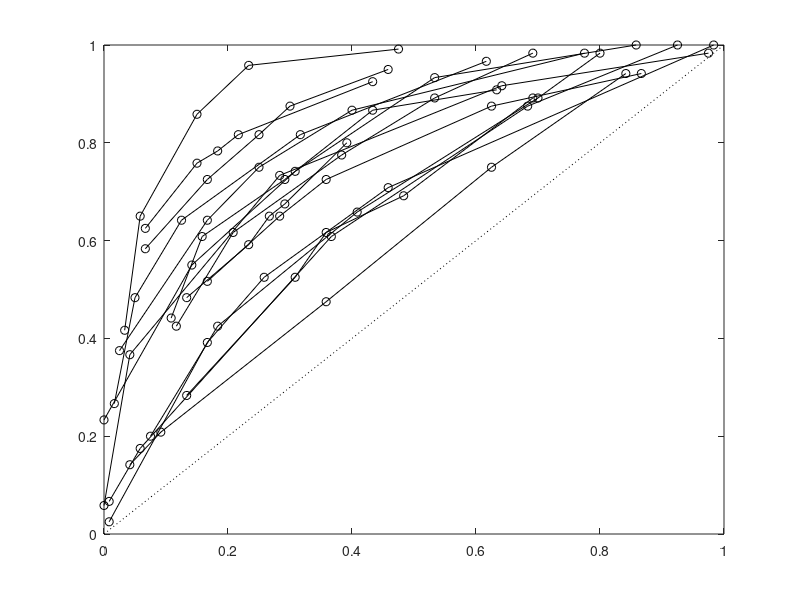

Write MATLAB code to recreate this figure.
%% Get Data Ready
% TM
% 3/11/24


clc
clear
close all

cd('/Users/macpro/Mack/Data_WM_ROC/XieZhang2017b')

load('DataAll_ROC_Pk_Exp4.mat')

Nsubj = length(DataAll);
maxr = 6;
DataAllHAHA = cell(Nsubj,1);
for subj = 1:Nsubj
    data_now = DataAll{subj};
    Nsame_all = sum(data_now.IsSame == 1);
    Nchange_all = sum(data_now.IsSame == 0);
    % check
    if (Nsame_all + Nchange_all) ~= length(data_now.IsSame)
        error('hahaha')
    end
    Nhit_now = zeros(1,maxr);
    Nfa_now = zeros(1,maxr);
    Nfa_now(1) = Nchange_all;
    Nhit_now(1) = Nsame_all;
    for r = maxr:-1:2
        trial_id_hit = data_now.Rating >= r & data_now.IsSame == 0;
        Nhit_now(r) = sum(trial_id_hit);
        trial_id_fa = data_now.Rating >= r & data_now.IsSame == 1;
        Nfa_now(r) = sum(trial_id_fa);
    end
    plot(Nfa_now(2:end)/Nchange_all,Nhit_now(2:end)/Nsame_all, 'o-', 'Color', [0 0 0])
    hold on
    DataAllHAHA{subj}.Nhit = Nhit_now;
    DataAllHAHA{subj}.Nfa = Nfa_now;
end
plot([0 1],[0 1],'k:')
xlim([0 1])
ylim([0 1])

save('ROC_Xie2017b_E4','DataAllHAHA')
fprintf('Merged data from %d subjects\n',Nsubj)
